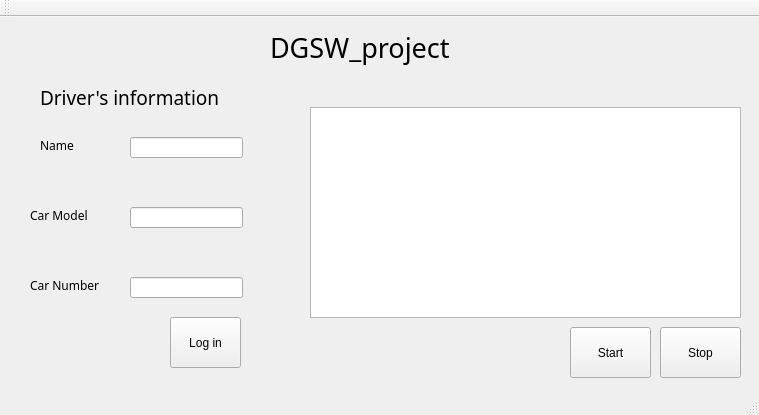
<?xml version="1.0" encoding="UTF-8"?>
<ui version="4.0">
 <class>MainDlg</class>
 <widget class="QMainWindow" name="MainDlg">
  <property name="geometry">
   <rect>
    <x>0</x>
    <y>0</y>
    <width>759</width>
    <height>415</height>
   </rect>
  </property>
  <property name="windowTitle">
   <string>MainDlg</string>
  </property>
  <widget class="QWidget" name="centralWidget">
   <widget class="QLabel" name="label">
    <property name="geometry">
     <rect>
      <x>270</x>
      <y>10</y>
      <width>181</width>
      <height>41</height>
     </rect>
    </property>
    <property name="font">
     <font>
      <family>Purisa</family>
      <pointsize>20</pointsize>
     </font>
    </property>
    <property name="text">
     <string>DGSW_project</string>
    </property>
   </widget>
   <widget class="QPushButton" name="pushSignButton">
    <property name="geometry">
     <rect>
      <x>170</x>
      <y>300</y>
      <width>71</width>
      <height>51</height>
     </rect>
    </property>
    <property name="text">
     <string>Log in</string>
    </property>
   </widget>
   <widget class="QPushButton" name="pushStartButton">
    <property name="geometry">
     <rect>
      <x>570</x>
      <y>310</y>
      <width>81</width>
      <height>51</height>
     </rect>
    </property>
    <property name="text">
     <string>Start</string>
    </property>
   </widget>
   <widget class="QPushButton" name="pushStopButton">
    <property name="geometry">
     <rect>
      <x>660</x>
      <y>310</y>
      <width>81</width>
      <height>51</height>
     </rect>
    </property>
    <property name="text">
     <string>Stop</string>
    </property>
   </widget>
   <widget class="QLineEdit" name="drivName">
    <property name="geometry">
     <rect>
      <x>130</x>
      <y>120</y>
      <width>113</width>
      <height>21</height>
     </rect>
    </property>
    <property name="font">
     <font>
      <family>Purisa</family>
     </font>
    </property>
   </widget>
   <widget class="QLineEdit" name="drivCarNum">
    <property name="geometry">
     <rect>
      <x>130</x>
      <y>260</y>
      <width>113</width>
      <height>21</height>
     </rect>
    </property>
    <property name="font">
     <font>
      <family>Purisa</family>
     </font>
    </property>
   </widget>
   <widget class="QLineEdit" name="drivCarMod">
    <property name="geometry">
     <rect>
      <x>130</x>
      <y>190</y>
      <width>113</width>
      <height>21</height>
     </rect>
    </property>
    <property name="font">
     <font>
      <family>Purisa</family>
     </font>
    </property>
   </widget>
   <widget class="QLabel" name="label_2">
    <property name="geometry">
     <rect>
      <x>40</x>
      <y>120</y>
      <width>51</width>
      <height>16</height>
     </rect>
    </property>
    <property name="font">
     <font>
      <family>Purisa</family>
     </font>
    </property>
    <property name="text">
     <string>Name</string>
    </property>
   </widget>
   <widget class="QLabel" name="label_3">
    <property name="geometry">
     <rect>
      <x>30</x>
      <y>190</y>
      <width>71</width>
      <height>16</height>
     </rect>
    </property>
    <property name="font">
     <font>
      <family>Purisa</family>
     </font>
    </property>
    <property name="text">
     <string>Car Model</string>
    </property>
   </widget>
   <widget class="QLabel" name="label_4">
    <property name="geometry">
     <rect>
      <x>30</x>
      <y>260</y>
      <width>71</width>
      <height>16</height>
     </rect>
    </property>
    <property name="font">
     <font>
      <family>Purisa</family>
     </font>
    </property>
    <property name="text">
     <string>Car Number</string>
    </property>
   </widget>
   <widget class="QLabel" name="label_5">
    <property name="geometry">
     <rect>
      <x>40</x>
      <y>70</y>
      <width>191</width>
      <height>21</height>
     </rect>
    </property>
    <property name="font">
     <font>
      <family>Purisa</family>
      <pointsize>14</pointsize>
     </font>
    </property>
    <property name="text">
     <string>Driver's information</string>
    </property>
   </widget>
   <widget class="QTableView" name="tableView">
    <property name="geometry">
     <rect>
      <x>310</x>
      <y>90</y>
      <width>431</width>
      <height>211</height>
     </rect>
    </property>
   </widget>
  </widget>
  <widget class="QMenuBar" name="menuBar">
   <property name="geometry">
    <rect>
     <x>0</x>
     <y>0</y>
     <width>759</width>
     <height>18</height>
    </rect>
   </property>
  </widget>
  <widget class="QToolBar" name="mainToolBar">
   <attribute name="toolBarArea">
    <enum>TopToolBarArea</enum>
   </attribute>
   <attribute name="toolBarBreak">
    <bool>false</bool>
   </attribute>
  </widget>
  <widget class="QStatusBar" name="statusBar"/>
 </widget>
 <layoutdefault spacing="6" margin="11"/>
 <resources/>
 <connections/>
</ui>
